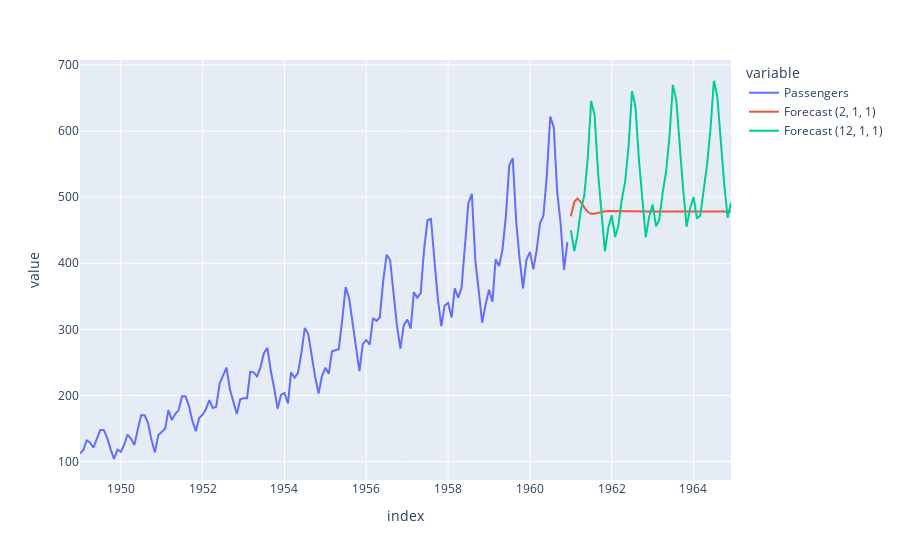

Notebook code for this chart:
### Code cell
df_pred.plot()

### Figure 1 — Plotly figure (JSON) as saved in the notebook; plotly's stock layout.template omitted (floating-point values rounded to 4 significant figures; data arrays with more than 128 entries replaced by an {"elided": "..."} marker saying what was removed)
{"data": [{"hovertemplate": "variable=Passengers<br>index=%{x}<br>value=%{y}<extra></extra>", "legendgroup": "Passengers", "line": {"color": "#636efa", "dash": "solid"}, "marker": {"symbol": "circle"}, "mode": "lines", "name": "Passengers", "orientation": "v", "showlegend": true, "type": "scatter", "x": {"elided": "192 str values"}, "xaxis": "x", "y": {"elided": "192 int values"}, "yaxis": "y"}, {"hovertemplate": "variable=Forecast (2, 1, 1)<br>index=%{x}<br>value=%{y}<extra></extra>", "legendgroup": "Forecast (2, 1, 1)", "line": {"color": "#EF553B", "dash": "solid"}, "marker": {"symbol": "circle"}, "mode": "lines", "name": "Forecast (2, 1, 1)", "orientation": "v", "showlegend": true, "type": "scatter", "x": {"elided": "192 str values"}, "xaxis": "x", "y": {"elided": "192 float values"}, "yaxis": "y"}, {"hovertemplate": "variable=Forecast (12, 1, 1)<br>index=%{x}<br>value=%{y}<extra></extra>", "legendgroup": "Forecast (12, 1, 1)", "line": {"color": "#00cc96", "dash": "solid"}, "marker": {"symbol": "circle"}, "mode": "lines", "name": "Forecast (12, 1, 1)", "orientation": "v", "showlegend": true, "type": "scatter", "x": {"elided": "192 str values"}, "xaxis": "x", "y": {"elided": "192 float values"}, "yaxis": "y"}], "layout": {"legend": {"title": {"text": "variable"}, "tracegroupgap": 0}, "margin": {"t": 60}, "xaxis": {"anchor": "y", "domain": [0, 1], "title": {"text": "index"}}, "yaxis": {"anchor": "x", "domain": [0, 1], "title": {"text": "value"}}}}
